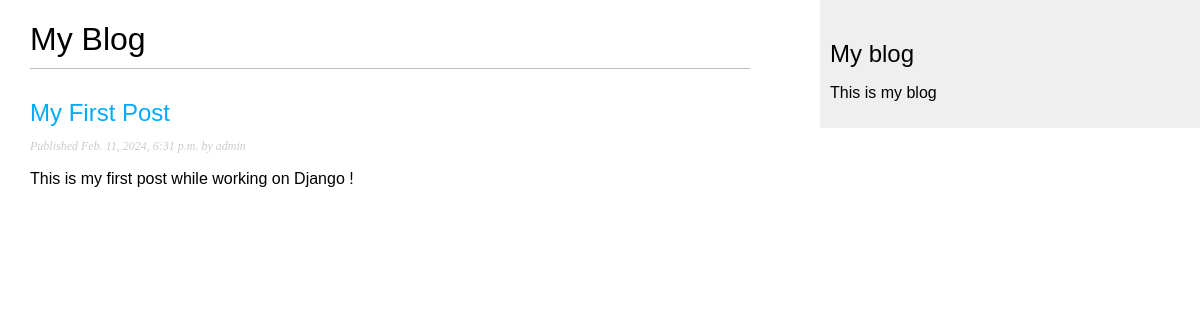
Screenshot of /blog/ with the database file from the repository.
### blog/models.py (models this page shows, shortened)
class Post(models.Model):
    class Status(models.TextChoices):
        DRAFT = 'DF', 'Draft'
        PUBLISHED = 'PB', 'Published'
    title = models.CharField(max_length=250)
    slug = models.SlugField(max_length=250)
    author = models.ForeignKey(User,
                               on_delete=models.CASCADE,
                               related_name='blog_posts')
    body = models.TextField()
    publish = models.DateTimeField(default=timezone.now)
    created = models.DateTimeField(auto_now_add=True)
    updated = models.DateTimeField(auto_now=True)
    status = models.CharField(max_length=2,
                              choices=Status.choices,
                              default=Status.DRAFT)
    objects = models.Manager()
    published = PublishedManager()
    class Meta:
        ordering = ['-publish']
        indexes = [
            models.Index(fields=['-publish']),
        ]
    def get_absolute_url(self):
        return reverse('blog:post_detail', args=[self.id])

### blog/views.py (the view)
# urls.py: path('', views.post_list, name='post_list'),
def post_list(request):
    posts = Post.published.all()
    return render(request, 'blog/post/list.html',{'posts':posts})

### blog/models.py (called while the page is built)
    def get_queryset(self):
        return super().get_queryset().filter(status=Post.Status.PUBLISHED)

### blog/templates/blog/post/list.html (shortened to what this page needs)
{% extends "blog/base.html" %}
{% block content %}
    <h1>My Blog</h1>
    {% for post in posts %}
        <h2>
            <a href="{{post.get_absolute_url}}">
                {{ post.title}}
            </a>
        </h2>
        <p class="date">
            Published {{ post.publish }} by {{ post.author }}
        </p>
        {{ post.body|truncatewords:30|linebreaks }}
    {% endfor %}
{% endblock %}

### blog/static/css/blog.css (style rules this page uses)
body { margin:0; padding:0; font-family:helvetica, sans-serif; }
a { color:#00abff; text-decoration:none; }
h1 { font-weight:normal; border-bottom:1px solid #bbb; padding:0 0 10px 0; }
h2 { font-weight:normal; margin:30px 0 0; }
p.date { color:#ccc; font-family: georgia, serif; font-size: 12px; font-style: italic; }

### rows the page displays
Post: title "My First Post", publish "Feb. 11, 2024, 6:31 p.m.", author "admin", body "This is my first post while working on Django !"
